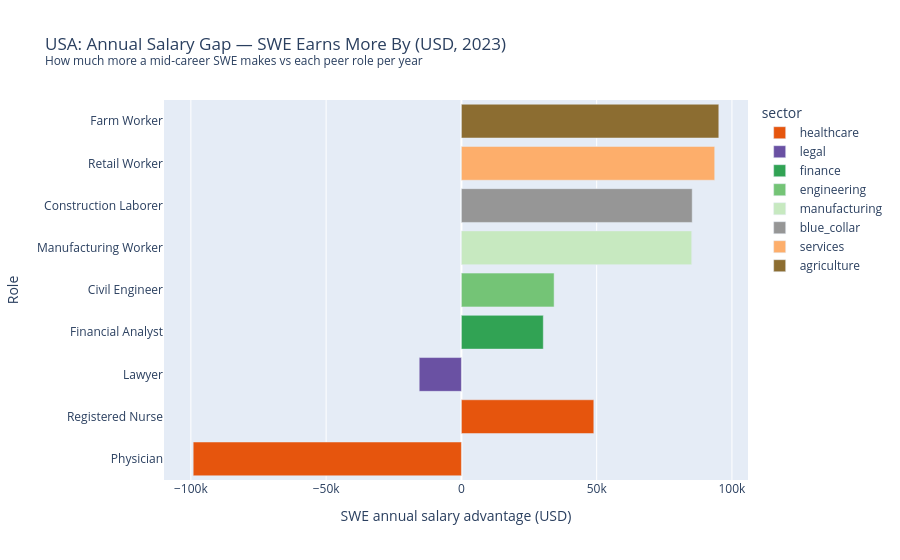

Write notebook code for a chart like this one.
### Code cell
peers['salary_gap_usd'] = swe_mid - peers['median_salary_local']

fig2 = px.bar(
    peers.sort_values('salary_gap_usd', ascending=True),
    x='salary_gap_usd', y='role_label', orientation='h',
    color='sector', color_discrete_map=SECTOR_COLORS,
    title=f'USA: Annual Salary Gap — SWE Earns More By (USD, 2023)<br>'
          f'<sup>How much more a mid-career SWE makes vs each peer role per year</sup>',
    labels={'salary_gap_usd': 'SWE annual salary advantage (USD)', 'role_label': 'Role'},
)
fig2.show()

### Figure 1 — Plotly figure (JSON) as saved in the notebook; plotly's stock layout.template omitted (floating-point values rounded to 4 significant figures)
{"data": [{"hovertemplate": "sector=healthcare<br>SWE annual salary advantage (USD)=%{x}<br>Role=%{y}<extra></extra>", "legendgroup": "healthcare", "marker": {"color": "#e6550d", "pattern": {"shape": ""}}, "name": "healthcare", "orientation": "h", "showlegend": true, "textposition": "auto", "type": "bar", "x": [-99140, 48940], "xaxis": "x", "y": ["Physician", "Registered Nurse"], "yaxis": "y"}, {"hovertemplate": "sector=legal<br>SWE annual salary advantage (USD)=%{x}<br>Role=%{y}<extra></extra>", "legendgroup": "legal", "marker": {"color": "#6a51a3", "pattern": {"shape": ""}}, "name": "legal", "orientation": "h", "showlegend": true, "textposition": "auto", "type": "bar", "x": [-15600], "xaxis": "x", "y": ["Lawyer"], "yaxis": "y"}, {"hovertemplate": "sector=finance<br>SWE annual salary advantage (USD)=%{x}<br>Role=%{y}<extra></extra>", "legendgroup": "finance", "marker": {"color": "#31a354", "pattern": {"shape": ""}}, "name": "finance", "orientation": "h", "showlegend": true, "textposition": "auto", "type": "bar", "x": [30270], "xaxis": "x", "y": ["Financial Analyst"], "yaxis": "y"}, {"hovertemplate": "sector=engineering<br>SWE annual salary advantage (USD)=%{x}<br>Role=%{y}<extra></extra>", "legendgroup": "engineering", "marker": {"color": "#74c476", "pattern": {"shape": ""}}, "name": "engineering", "orientation": "h", "showlegend": true, "textposition": "auto", "type": "bar", "x": [34270], "xaxis": "x", "y": ["Civil Engineer"], "yaxis": "y"}, {"hovertemplate": "sector=manufacturing<br>SWE annual salary advantage (USD)=%{x}<br>Role=%{y}<extra></extra>", "legendgroup": "manufacturing", "marker": {"color": "#c7e9c0", "pattern": {"shape": ""}}, "name": "manufacturing", "orientation": "h", "showlegend": true, "textposition": "auto", "type": "bar", "x": [85120], "xaxis": "x", "y": ["Manufacturing Worker"], "yaxis": "y"}, {"hovertemplate": "sector=blue_collar<br>SWE annual salary advantage (USD)=%{x}<br>Role=%{y}<extra></extra>", "legendgroup": "blue_collar", "marker": {"color": "#969696", "pattern": {"shape": ""}}, "name": "blue_collar", "orientation": "h", "showlegend": true, "textposition": "auto", "type": "bar", "x": [85310], "xaxis": "x", "y": ["Construction Laborer"], "yaxis": "y"}, {"hovertemplate": "sector=services<br>SWE annual salary advantage (USD)=%{x}<br>Role=%{y}<extra></extra>", "legendgroup": "services", "marker": {"color": "#fdae6b", "pattern": {"shape": ""}}, "name": "services", "orientation": "h", "showlegend": true, "textposition": "auto", "type": "bar", "x": [93630], "xaxis": "x", "y": ["Retail Worker"], "yaxis": "y"}, {"hovertemplate": "sector=agriculture<br>SWE annual salary advantage (USD)=%{x}<br>Role=%{y}<extra></extra>", "legendgroup": "agriculture", "marker": {"color": "#8c6d31", "pattern": {"shape": ""}}, "name": "agriculture", "orientation": "h", "showlegend": true, "textposition": "auto", "type": "bar", "x": [95140], "xaxis": "x", "y": ["Farm Worker"], "yaxis": "y"}], "layout": {"barmode": "relative", "legend": {"title": {"text": "sector"}, "tracegroupgap": 0}, "title": {"text": "USA: Annual Salary Gap — SWE Earns More By (USD, 2023)<br><sup>How much more a mid-career SWE makes vs each peer role per year</sup>"}, "xaxis": {"anchor": "y", "domain": [0.0, 1.0], "title": {"text": "SWE annual salary advantage (USD)"}}, "yaxis": {"anchor": "x", "domain": [0.0, 1.0], "title": {"text": "Role"}}}}
